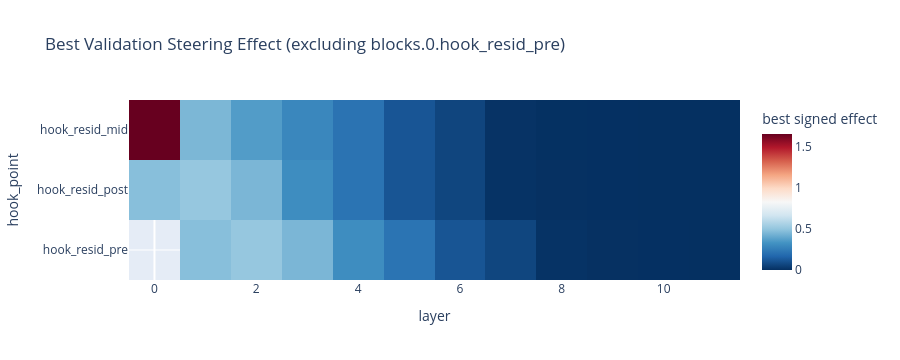

Source (notebook cell):
### Code cell
if not validation.empty:
    filtered_validation = validation[validation["hook_name"] != "blocks.0.hook_resid_pre"]
    best_idx = filtered_validation.groupby(["layer", "hook_point"])["signed_effect_mean"].idxmax()
    best_by_site = filtered_validation.loc[best_idx].copy()
    fig = px.imshow(
        best_by_site.pivot(index="hook_point", columns="layer", values="signed_effect_mean"),
        color_continuous_scale="RdBu_r",
        aspect="auto",
        title="Best Validation Steering Effect (excluding blocks.0.hook_resid_pre)",
        labels={"color": "best signed effect"},
    )
    fig.update_layout(height=360)
    fig.show()

### Figure 1 — Plotly figure (JSON) as saved in the notebook; plotly's stock layout.template omitted (floating-point values rounded to 4 significant figures)
{"data": [{"coloraxis": "coloraxis", "hovertemplate": "layer: %{x}<br>hook_point: %{y}<br>best signed effect: %{z}<extra></extra>", "name": "0", "type": "heatmap", "x": [0, 1, 2, 3, 4, 5, 6, 7, 8, 9, 10, 11], "xaxis": "x", "y": ["hook_resid_mid", "hook_resid_post", "hook_resid_pre"], "yaxis": "y", "z": [[1.653, 0.45, 0.3616, 0.2863, 0.212, 0.1142, 0.06404, 0.009209, 0.002686, 0.001314, 0.0003499, 0.0], [0.4748, 0.5057, 0.4468, 0.3081, 0.215, 0.1118, 0.06675, 0.007821, 0.002974, 0.001511, 0.0009857, 0.0], [NaN, 0.4748, 0.5057, 0.4468, 0.3081, 0.215, 0.1118, 0.06675, 0.007821, 0.002974, 0.001511, 0.0009857]]}], "layout": {"coloraxis": {"colorbar": {"title": {"text": "best signed effect"}}, "colorscale": [[0, "rgb(5,48,97)"], [0.1, "rgb(33,102,172)"], [0.2, "rgb(67,147,195)"], [0.3, "rgb(146,197,222)"], [0.4, "rgb(209,229,240)"], [0.5, "rgb(247,247,247)"], [0.6, "rgb(253,219,199)"], [0.7, "rgb(244,165,130)"], [0.8, "rgb(214,96,77)"], [0.9, "rgb(178,24,43)"], [1, "rgb(103,0,31)"]]}, "height": 360, "title": {"text": "Best Validation Steering Effect (excluding blocks.0.hook_resid_pre)"}, "xaxis": {"anchor": "y", "domain": [0, 1], "title": {"text": "layer"}}, "yaxis": {"anchor": "x", "autorange": "reversed", "domain": [0, 1], "title": {"text": "hook_point"}}}}
